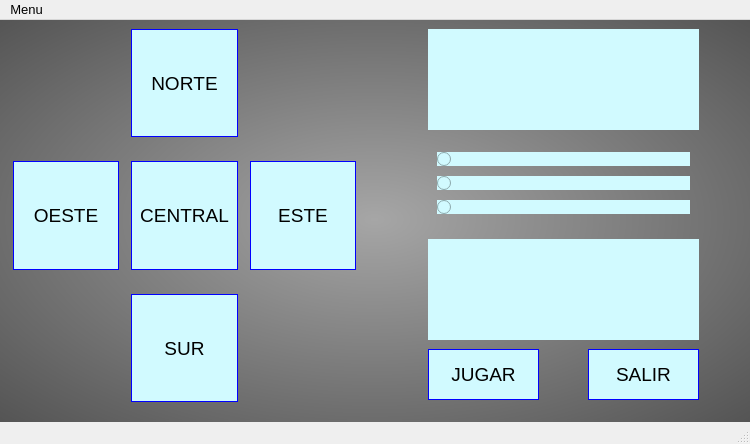
<?xml version="1.0" encoding="UTF-8"?>
<ui version="4.0">
 <class>MainWindow</class>
 <widget class="QMainWindow" name="MainWindow">
  <property name="geometry">
   <rect>
    <x>0</x>
    <y>0</y>
    <width>750</width>
    <height>444</height>
   </rect>
  </property>
  <property name="sizePolicy">
   <sizepolicy hsizetype="Fixed" vsizetype="Fixed">
    <horstretch>0</horstretch>
    <verstretch>0</verstretch>
   </sizepolicy>
  </property>
  <property name="minimumSize">
   <size>
    <width>750</width>
    <height>444</height>
   </size>
  </property>
  <property name="maximumSize">
   <size>
    <width>750</width>
    <height>444</height>
   </size>
  </property>
  <property name="font">
   <font>
    <pointsize>10</pointsize>
   </font>
  </property>
  <property name="windowTitle">
   <string>MainWindow</string>
  </property>
  <property name="autoFillBackground">
   <bool>false</bool>
  </property>
  <widget class="QWidget" name="centralwidget">
   <property name="sizePolicy">
    <sizepolicy hsizetype="Fixed" vsizetype="Fixed">
     <horstretch>0</horstretch>
     <verstretch>0</verstretch>
    </sizepolicy>
   </property>
   <property name="styleSheet">
    <string notr="true">background-color: qradialgradient(spread:pad, cx:0.5, cy:0.5, radius:1.443, fx:0.5, fy:0.5, stop:0 rgba(166, 166, 166, 255), stop:1 rgba(0, 0, 0, 255));</string>
   </property>
   <widget class="QWidget" name="horizontalLayoutWidget">
    <property name="geometry">
     <rect>
      <x>-1</x>
      <y>-1</y>
      <width>751</width>
      <height>401</height>
     </rect>
    </property>
    <layout class="QHBoxLayout" name="horizontalLayout">
     <item>
      <widget class="QFrame" name="frame">
       <property name="enabled">
        <bool>true</bool>
       </property>
       <property name="sizePolicy">
        <sizepolicy hsizetype="Expanding" vsizetype="Expanding">
         <horstretch>0</horstretch>
         <verstretch>0</verstretch>
        </sizepolicy>
       </property>
       <property name="autoFillBackground">
        <bool>false</bool>
       </property>
       <property name="styleSheet">
        <string notr="true">background-color:transparent;
border:solid 0px;</string>
       </property>
       <property name="frameShape">
        <enum>QFrame::Box</enum>
       </property>
       <property name="frameShadow">
        <enum>QFrame::Plain</enum>
       </property>
       <property name="lineWidth">
        <number>2</number>
       </property>
       <widget class="QWidget" name="layoutWidget">
        <property name="geometry">
         <rect>
          <x>0</x>
          <y>-4</y>
          <width>371</width>
          <height>401</height>
         </rect>
        </property>
        <layout class="QGridLayout" name="gridLayout_2">
         <property name="sizeConstraint">
          <enum>QLayout::SetDefaultConstraint</enum>
         </property>
         <property name="leftMargin">
          <number>14</number>
         </property>
         <property name="topMargin">
          <number>14</number>
         </property>
         <property name="rightMargin">
          <number>14</number>
         </property>
         <property name="bottomMargin">
          <number>14</number>
         </property>
         <property name="horizontalSpacing">
          <number>12</number>
         </property>
         <property name="verticalSpacing">
          <number>24</number>
         </property>
         <item row="0" column="1">
          <widget class="QPushButton" name="norte">
           <property name="enabled">
            <bool>true</bool>
           </property>
           <property name="sizePolicy">
            <sizepolicy hsizetype="Expanding" vsizetype="Expanding">
             <horstretch>0</horstretch>
             <verstretch>0</verstretch>
            </sizepolicy>
           </property>
           <property name="font">
            <font>
             <family>Arial</family>
             <pointsize>14</pointsize>
             <bold>false</bold>
             <stylestrategy>PreferDefault</stylestrategy>
             <kerning>false</kerning>
            </font>
           </property>
           <property name="cursor">
            <cursorShape>PointingHandCursor</cursorShape>
           </property>
           <property name="mouseTracking">
            <bool>false</bool>
           </property>
           <property name="autoFillBackground">
            <bool>false</bool>
           </property>
           <property name="styleSheet">
            <string notr="true">background-color:rgb(209, 250, 255);
border-style:solid;
border-width:1px;
border-color:blue;</string>
           </property>
           <property name="text">
            <string>NORTE</string>
           </property>
          </widget>
         </item>
         <item row="1" column="1">
          <widget class="QPushButton" name="central">
           <property name="enabled">
            <bool>true</bool>
           </property>
           <property name="sizePolicy">
            <sizepolicy hsizetype="Expanding" vsizetype="Expanding">
             <horstretch>0</horstretch>
             <verstretch>0</verstretch>
            </sizepolicy>
           </property>
           <property name="font">
            <font>
             <family>Arial</family>
             <pointsize>14</pointsize>
             <bold>false</bold>
             <stylestrategy>PreferDefault</stylestrategy>
             <kerning>false</kerning>
            </font>
           </property>
           <property name="cursor">
            <cursorShape>PointingHandCursor</cursorShape>
           </property>
           <property name="mouseTracking">
            <bool>false</bool>
           </property>
           <property name="autoFillBackground">
            <bool>false</bool>
           </property>
           <property name="styleSheet">
            <string notr="true">background-color:rgb(209, 250, 255);
border-style:solid;
border-width:1px;
border-color:blue;</string>
           </property>
           <property name="text">
            <string>CENTRAL</string>
           </property>
          </widget>
         </item>
         <item row="1" column="2">
          <widget class="QPushButton" name="este">
           <property name="enabled">
            <bool>true</bool>
           </property>
           <property name="sizePolicy">
            <sizepolicy hsizetype="Expanding" vsizetype="Expanding">
             <horstretch>0</horstretch>
             <verstretch>0</verstretch>
            </sizepolicy>
           </property>
           <property name="font">
            <font>
             <family>Arial</family>
             <pointsize>14</pointsize>
             <bold>false</bold>
             <stylestrategy>PreferDefault</stylestrategy>
             <kerning>false</kerning>
            </font>
           </property>
           <property name="cursor">
            <cursorShape>PointingHandCursor</cursorShape>
           </property>
           <property name="mouseTracking">
            <bool>false</bool>
           </property>
           <property name="autoFillBackground">
            <bool>false</bool>
           </property>
           <property name="styleSheet">
            <string notr="true">background-color:rgb(209, 250, 255);
border-style:solid;
border-width:1px;
border-color:blue;</string>
           </property>
           <property name="text">
            <string>ESTE</string>
           </property>
          </widget>
         </item>
         <item row="2" column="1">
          <widget class="QPushButton" name="sur">
           <property name="enabled">
            <bool>true</bool>
           </property>
           <property name="sizePolicy">
            <sizepolicy hsizetype="Expanding" vsizetype="Expanding">
             <horstretch>0</horstretch>
             <verstretch>0</verstretch>
            </sizepolicy>
           </property>
           <property name="font">
            <font>
             <family>Arial</family>
             <pointsize>14</pointsize>
             <bold>false</bold>
             <stylestrategy>PreferDefault</stylestrategy>
             <kerning>false</kerning>
            </font>
           </property>
           <property name="cursor">
            <cursorShape>PointingHandCursor</cursorShape>
           </property>
           <property name="mouseTracking">
            <bool>false</bool>
           </property>
           <property name="autoFillBackground">
            <bool>false</bool>
           </property>
           <property name="styleSheet">
            <string notr="true">background-color:rgb(209, 250, 255);
border-style:solid;
border-width:1px;
border-color:blue;</string>
           </property>
           <property name="text">
            <string>SUR</string>
           </property>
          </widget>
         </item>
         <item row="1" column="0">
          <widget class="QPushButton" name="oeste">
           <property name="enabled">
            <bool>true</bool>
           </property>
           <property name="sizePolicy">
            <sizepolicy hsizetype="Expanding" vsizetype="Expanding">
             <horstretch>0</horstretch>
             <verstretch>0</verstretch>
            </sizepolicy>
           </property>
           <property name="baseSize">
            <size>
             <width>50</width>
             <height>50</height>
            </size>
           </property>
           <property name="font">
            <font>
             <family>Arial</family>
             <pointsize>14</pointsize>
             <bold>false</bold>
             <stylestrategy>PreferDefault</stylestrategy>
             <kerning>false</kerning>
            </font>
           </property>
           <property name="cursor">
            <cursorShape>PointingHandCursor</cursorShape>
           </property>
           <property name="mouseTracking">
            <bool>false</bool>
           </property>
           <property name="autoFillBackground">
            <bool>false</bool>
           </property>
           <property name="styleSheet">
            <string notr="true">background-color:rgb(209, 250, 255);
border-style:solid;
border-width:1px;
border-color:blue;</string>
           </property>
           <property name="text">
            <string>OESTE</string>
           </property>
          </widget>
         </item>
        </layout>
       </widget>
      </widget>
     </item>
     <item>
      <widget class="QFrame" name="frame_2">
       <property name="enabled">
        <bool>true</bool>
       </property>
       <property name="sizePolicy">
        <sizepolicy hsizetype="Expanding" vsizetype="Expanding">
         <horstretch>0</horstretch>
         <verstretch>0</verstretch>
        </sizepolicy>
       </property>
       <property name="autoFillBackground">
        <bool>false</bool>
       </property>
       <property name="styleSheet">
        <string notr="true">background-color:transparent;
border:solid 0px;</string>
       </property>
       <property name="frameShape">
        <enum>QFrame::Box</enum>
       </property>
       <property name="frameShadow">
        <enum>QFrame::Plain</enum>
       </property>
       <property name="lineWidth">
        <number>2</number>
       </property>
       <widget class="QPushButton" name="jugar">
        <property name="geometry">
         <rect>
          <x>50</x>
          <y>330</y>
          <width>111</width>
          <height>51</height>
         </rect>
        </property>
        <property name="font">
         <font>
          <family>Arial</family>
          <pointsize>14</pointsize>
          <bold>false</bold>
         </font>
        </property>
        <property name="cursor">
         <cursorShape>PointingHandCursor</cursorShape>
        </property>
        <property name="mouseTracking">
         <bool>false</bool>
        </property>
        <property name="autoFillBackground">
         <bool>false</bool>
        </property>
        <property name="styleSheet">
         <string notr="true">background-color:rgb(209, 250, 255);
border-style:solid;
border-width:1px;
border-color:blue;</string>
        </property>
        <property name="text">
         <string>JUGAR</string>
        </property>
       </widget>
       <widget class="QPushButton" name="salir">
        <property name="geometry">
         <rect>
          <x>210</x>
          <y>330</y>
          <width>111</width>
          <height>51</height>
         </rect>
        </property>
        <property name="font">
         <font>
          <family>Arial</family>
          <pointsize>14</pointsize>
          <bold>false</bold>
         </font>
        </property>
        <property name="cursor">
         <cursorShape>PointingHandCursor</cursorShape>
        </property>
        <property name="mouseTracking">
         <bool>false</bool>
        </property>
        <property name="autoFillBackground">
         <bool>false</bool>
        </property>
        <property name="styleSheet">
         <string notr="true">background-color:rgb(209, 250, 255);
border-style:solid;
border-width:1px;
border-color:blue;</string>
        </property>
        <property name="text">
         <string>SALIR</string>
        </property>
       </widget>
       <widget class="QFrame" name="verticalFrame">
        <property name="geometry">
         <rect>
          <x>50</x>
          <y>120</y>
          <width>271</width>
          <height>91</height>
         </rect>
        </property>
        <property name="autoFillBackground">
         <bool>false</bool>
        </property>
        <property name="styleSheet">
         <string notr="true">background-color:transparent</string>
        </property>
        <property name="frameShape">
         <enum>QFrame::Panel</enum>
        </property>
        <property name="frameShadow">
         <enum>QFrame::Sunken</enum>
        </property>
        <property name="lineWidth">
         <number>2</number>
        </property>
        <property name="midLineWidth">
         <number>3</number>
        </property>
        <layout class="QVBoxLayout" name="respuestas">
         <item>
          <widget class="QRadioButton" name="r1">
           <property name="font">
            <font>
             <family>Arial</family>
             <pointsize>12</pointsize>
             <bold>false</bold>
            </font>
           </property>
           <property name="styleSheet">
            <string notr="true">background-color:rgb(209, 250, 255)</string>
           </property>
           <property name="text">
            <string/>
           </property>
          </widget>
         </item>
         <item>
          <widget class="QRadioButton" name="r2">
           <property name="font">
            <font>
             <family>Arial</family>
             <pointsize>12</pointsize>
             <bold>false</bold>
            </font>
           </property>
           <property name="styleSheet">
            <string notr="true">background-color:rgb(209, 250, 255)</string>
           </property>
           <property name="text">
            <string/>
           </property>
          </widget>
         </item>
         <item>
          <widget class="QRadioButton" name="r3">
           <property name="font">
            <font>
             <family>Arial</family>
             <pointsize>12</pointsize>
             <bold>false</bold>
            </font>
           </property>
           <property name="styleSheet">
            <string notr="true">background-color:rgb(209, 250, 255)</string>
           </property>
           <property name="text">
            <string/>
           </property>
          </widget>
         </item>
        </layout>
       </widget>
       <widget class="QTextEdit" name="txtsala">
        <property name="enabled">
         <bool>true</bool>
        </property>
        <property name="geometry">
         <rect>
          <x>50</x>
          <y>10</y>
          <width>271</width>
          <height>101</height>
         </rect>
        </property>
        <property name="font">
         <font>
          <family>Noto Sans Lao</family>
          <pointsize>12</pointsize>
          <bold>false</bold>
         </font>
        </property>
        <property name="autoFillBackground">
         <bool>false</bool>
        </property>
        <property name="styleSheet">
         <string notr="true">background-color:rgb(209, 250, 255)</string>
        </property>
        <property name="readOnly">
         <bool>true</bool>
        </property>
        <property name="html">
         <string>&lt;!DOCTYPE HTML PUBLIC &quot;-//W3C//DTD HTML 4.0//EN&quot; &quot;http://www.w3.org/TR/REC-html40/strict.dtd&quot;&gt;
&lt;html&gt;&lt;head&gt;&lt;meta name=&quot;qrichtext&quot; content=&quot;1&quot; /&gt;&lt;meta charset=&quot;utf-8&quot; /&gt;&lt;style type=&quot;text/css&quot;&gt;
p, li { white-space: pre-wrap; }
hr { height: 1px; border-width: 0; }
li.unchecked::marker { content: &quot;\2610&quot;; }
li.checked::marker { content: &quot;\2612&quot;; }
&lt;/style&gt;&lt;/head&gt;&lt;body style=&quot; font-family:'Noto Sans Lao'; font-size:12pt; font-weight:400; font-style:normal;&quot;&gt;
&lt;p style=&quot;-qt-paragraph-type:empty; margin-top:0px; margin-bottom:0px; margin-left:0px; margin-right:0px; -qt-block-indent:0; text-indent:0px; font-size:10pt; font-weight:700;&quot;&gt;&lt;br /&gt;&lt;/p&gt;&lt;/body&gt;&lt;/html&gt;</string>
        </property>
       </widget>
       <widget class="QTextEdit" name="txtresultado">
        <property name="enabled">
         <bool>true</bool>
        </property>
        <property name="geometry">
         <rect>
          <x>50</x>
          <y>220</y>
          <width>271</width>
          <height>101</height>
         </rect>
        </property>
        <property name="font">
         <font>
          <family>Noto Sans Lao</family>
          <pointsize>12</pointsize>
          <bold>false</bold>
         </font>
        </property>
        <property name="autoFillBackground">
         <bool>false</bool>
        </property>
        <property name="styleSheet">
         <string notr="true">background-color:rgb(209, 250, 255)</string>
        </property>
        <property name="readOnly">
         <bool>true</bool>
        </property>
        <property name="html">
         <string>&lt;!DOCTYPE HTML PUBLIC &quot;-//W3C//DTD HTML 4.0//EN&quot; &quot;http://www.w3.org/TR/REC-html40/strict.dtd&quot;&gt;
&lt;html&gt;&lt;head&gt;&lt;meta name=&quot;qrichtext&quot; content=&quot;1&quot; /&gt;&lt;meta charset=&quot;utf-8&quot; /&gt;&lt;style type=&quot;text/css&quot;&gt;
p, li { white-space: pre-wrap; }
hr { height: 1px; border-width: 0; }
li.unchecked::marker { content: &quot;\2610&quot;; }
li.checked::marker { content: &quot;\2612&quot;; }
&lt;/style&gt;&lt;/head&gt;&lt;body style=&quot; font-family:'Noto Sans Lao'; font-size:12pt; font-weight:400; font-style:normal;&quot;&gt;
&lt;p style=&quot;-qt-paragraph-type:empty; margin-top:0px; margin-bottom:0px; margin-left:0px; margin-right:0px; -qt-block-indent:0; text-indent:0px; font-size:10pt; font-weight:700;&quot;&gt;&lt;br /&gt;&lt;/p&gt;&lt;/body&gt;&lt;/html&gt;</string>
        </property>
       </widget>
      </widget>
     </item>
    </layout>
   </widget>
  </widget>
  <widget class="QMenuBar" name="menubar">
   <property name="geometry">
    <rect>
     <x>0</x>
     <y>0</y>
     <width>750</width>
     <height>22</height>
    </rect>
   </property>
   <property name="styleSheet">
    <string notr="true">background-color:rgb()</string>
   </property>
   <widget class="QMenu" name="menuMenu">
    <property name="styleSheet">
     <string notr="true">background-color:rgb()</string>
    </property>
    <property name="title">
     <string>Menu</string>
    </property>
    <addaction name="actionAyuda"/>
    <addaction name="actionSalir"/>
   </widget>
   <addaction name="menuMenu"/>
  </widget>
  <widget class="QStatusBar" name="statusbar"/>
  <action name="actionAyuda">
   <property name="text">
    <string>Ayuda</string>
   </property>
  </action>
  <action name="actionSalir">
   <property name="text">
    <string>Salir</string>
   </property>
  </action>
 </widget>
 <resources/>
 <connections/>
</ui>
